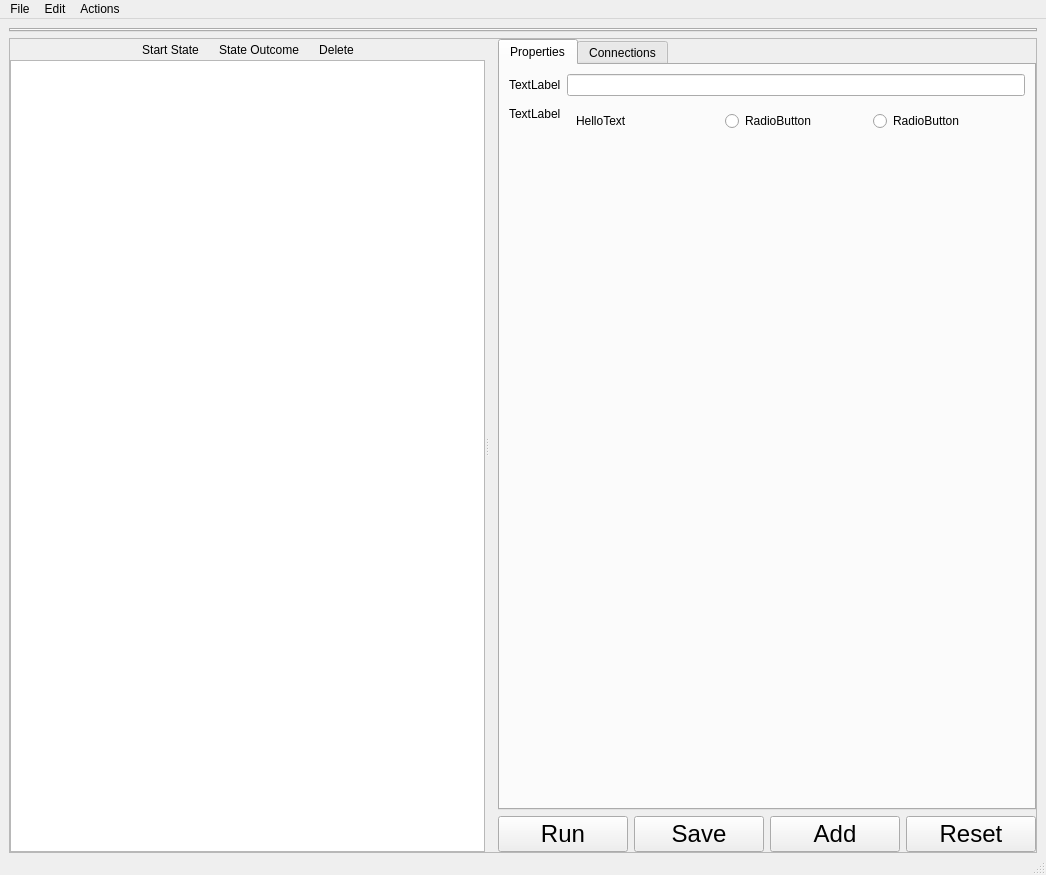
<?xml version="1.0" encoding="UTF-8"?>
<ui version="4.0">
 <class>RCommanderWindow</class>
 <widget class="QMainWindow" name="RCommanderWindow">
  <property name="geometry">
   <rect>
    <x>0</x>
    <y>0</y>
    <width>1046</width>
    <height>875</height>
   </rect>
  </property>
  <property name="windowTitle">
   <string>RCommanderWindow</string>
  </property>
  <widget class="QWidget" name="centralwidget">
   <layout class="QVBoxLayout" name="verticalLayout">
    <property name="leftMargin">
     <number>9</number>
    </property>
    <property name="topMargin">
     <number>9</number>
    </property>
    <property name="rightMargin">
     <number>9</number>
    </property>
    <property name="bottomMargin">
     <number>0</number>
    </property>
    <item>
     <widget class="QTabWidget" name="tools_box">
      <property name="sizePolicy">
       <sizepolicy hsizetype="Expanding" vsizetype="Fixed">
        <horstretch>0</horstretch>
        <verstretch>0</verstretch>
       </sizepolicy>
      </property>
      <property name="currentIndex">
       <number>-1</number>
      </property>
     </widget>
    </item>
    <item>
     <widget class="QFrame" name="frame">
      <property name="frameShape">
       <enum>QFrame::StyledPanel</enum>
      </property>
      <property name="frameShadow">
       <enum>QFrame::Raised</enum>
      </property>
      <layout class="QHBoxLayout" name="horizontalLayout_7">
       <property name="margin">
        <number>0</number>
       </property>
       <item>
        <widget class="QSplitter" name="splitter">
         <property name="orientation">
          <enum>Qt::Horizontal</enum>
         </property>
         <widget class="QWidget" name="graphics_widget" native="true">
          <layout class="QVBoxLayout" name="verticalLayout_2">
           <property name="spacing">
            <number>0</number>
           </property>
           <property name="margin">
            <number>0</number>
           </property>
           <item>
            <widget class="QWidget" name="widget_3" native="true">
             <layout class="QHBoxLayout" name="horizontalLayout">
              <property name="margin">
               <number>0</number>
              </property>
              <item>
               <spacer name="horizontalSpacer">
                <property name="orientation">
                 <enum>Qt::Horizontal</enum>
                </property>
                <property name="sizeHint" stdset="0">
                 <size>
                  <width>40</width>
                  <height>20</height>
                 </size>
                </property>
               </spacer>
              </item>
              <item>
               <widget class="QToolButton" name="start_state_button">
                <property name="text">
                 <string>Start State</string>
                </property>
                <property name="autoRaise">
                 <bool>true</bool>
                </property>
               </widget>
              </item>
              <item>
               <widget class="QToolButton" name="add_outcome_button">
                <property name="text">
                 <string>State Outcome</string>
                </property>
                <property name="checkable">
                 <bool>true</bool>
                </property>
                <property name="autoRaise">
                 <bool>true</bool>
                </property>
               </widget>
              </item>
              <item>
               <widget class="QToolButton" name="delete_button">
                <property name="toolTip">
                 <string>Delete Tool</string>
                </property>
                <property name="text">
                 <string>Delete</string>
                </property>
                <property name="icon">
                 <iconset>
                  <normaloff>../../../../../../../../u/hnguyen/svn/wg/rcommander/qt/images/delete.png</normaloff>../../../../../../../../u/hnguyen/svn/wg/rcommander/qt/images/delete.png</iconset>
                </property>
                <property name="toolButtonStyle">
                 <enum>Qt::ToolButtonTextBesideIcon</enum>
                </property>
                <property name="autoRaise">
                 <bool>true</bool>
                </property>
               </widget>
              </item>
              <item>
               <spacer name="horizontalSpacer_2">
                <property name="orientation">
                 <enum>Qt::Horizontal</enum>
                </property>
                <property name="sizeHint" stdset="0">
                 <size>
                  <width>40</width>
                  <height>20</height>
                 </size>
                </property>
               </spacer>
              </item>
             </layout>
            </widget>
           </item>
           <item>
            <widget class="QGraphicsView" name="graphicsSuperView">
             <property name="styleSheet">
              <string notr="true">QTextEdit { background: palette(base); } 
#main QAbstractScrollArea[style=&quot;mac&quot;] { border-color: #8e8e8e #bebebe #bebebe #bebebe; }
#main QAbstractScrollArea[style=&quot;cde&quot;] { border-color: #7c7c8d #9a9ab0 #9a9ab0 #8f8fa4; }
#main QAbstractScrollArea[style=&quot;motif&quot;] { border-color: #a6a6a6 #efefef #efefef #a6a6a6; }
#main QAbstractScrollArea[style=&quot;windows&quot;] { border-color: #8b8b8b transparent transparent #a7a49f; }
#main QAbstractScrollArea[style=&quot;plastique&quot;] { border-color: #8e8e8e #d5d5d5 #d5d5d5 #bebebe; }
#main QAbstractScrollArea[style=&quot;cleanlooks&quot;] { border-color: #a8a099 #dedad6 #dedad6 #c4bcb4; }
#main QAbstractScrollArea[style=&quot;windowsvista&quot;] { border-color: #abadb3 #dbdfe6 #e3e9ef #e2e3ea; }
#main QAbstractScrollArea:focus[style=&quot;windowsvista&quot;] { border-color: #3d7bad #a4c9e3 #b7d9ed #b5cfe7; }

#main #graphicsSuperView { background-color: #f2f2f2; }
#main #graphicsSuperView[style=&quot;cde&quot;] { background-color: #aaaac2; }
#main #graphicsSuperView[style=&quot;motif&quot;] { background-color: #e5e5e5; }
#main #graphicsSuperView[style=&quot;windows&quot;] { background-color: #fafafa; }
</string>
             </property>
             <property name="verticalScrollBarPolicy">
              <enum>Qt::ScrollBarAlwaysOff</enum>
             </property>
             <property name="horizontalScrollBarPolicy">
              <enum>Qt::ScrollBarAlwaysOff</enum>
             </property>
             <property name="alignment">
              <set>Qt::AlignLeading|Qt::AlignLeft|Qt::AlignTop</set>
             </property>
             <property name="renderHints">
              <set>QPainter::Antialiasing|QPainter::HighQualityAntialiasing|QPainter::SmoothPixmapTransform|QPainter::TextAntialiasing</set>
             </property>
             <property name="optimizationFlags">
              <set>QGraphicsView::DontAdjustForAntialiasing|QGraphicsView::DontClipPainter|QGraphicsView::DontSavePainterState</set>
             </property>
            </widget>
           </item>
          </layout>
         </widget>
         <widget class="QWidget" name="edit_panel" native="true">
          <layout class="QVBoxLayout" name="verticalLayout_3">
           <property name="leftMargin">
            <number>9</number>
           </property>
           <item>
            <widget class="QTabWidget" name="node_settings_tabs">
             <property name="currentIndex">
              <number>0</number>
             </property>
             <widget class="QWidget" name="properties_container">
              <attribute name="title">
               <string>Properties</string>
              </attribute>
              <layout class="QVBoxLayout" name="verticalLayout_4">
               <item>
                <widget class="QWidget" name="properties_tab" native="true">
                 <layout class="QFormLayout" name="formLayout">
                  <property name="margin">
                   <number>0</number>
                  </property>
                  <item row="0" column="0">
                   <widget class="QLabel" name="label">
                    <property name="sizePolicy">
                     <sizepolicy hsizetype="Preferred" vsizetype="Minimum">
                      <horstretch>0</horstretch>
                      <verstretch>0</verstretch>
                     </sizepolicy>
                    </property>
                    <property name="text">
                     <string>TextLabel</string>
                    </property>
                   </widget>
                  </item>
                  <item row="0" column="1">
                   <widget class="QLineEdit" name="lineEdit">
                    <property name="sizePolicy">
                     <sizepolicy hsizetype="Preferred" vsizetype="Fixed">
                      <horstretch>0</horstretch>
                      <verstretch>0</verstretch>
                     </sizepolicy>
                    </property>
                   </widget>
                  </item>
                  <item row="2" column="0">
                   <spacer name="verticalSpacer_2">
                    <property name="orientation">
                     <enum>Qt::Vertical</enum>
                    </property>
                    <property name="sizeHint" stdset="0">
                     <size>
                      <width>20</width>
                      <height>40</height>
                     </size>
                    </property>
                   </spacer>
                  </item>
                  <item row="1" column="0">
                   <widget class="QLabel" name="label_3">
                    <property name="text">
                     <string>TextLabel</string>
                    </property>
                   </widget>
                  </item>
                  <item row="1" column="1">
                   <widget class="QWidget" name="widget" native="true">
                    <layout class="QHBoxLayout" name="horizontalLayout_2">
                     <item>
                      <widget class="QLabel" name="label_4">
                       <property name="text">
                        <string>HelloText</string>
                       </property>
                      </widget>
                     </item>
                     <item>
                      <widget class="QRadioButton" name="radioButton_2">
                       <property name="text">
                        <string>RadioButton</string>
                       </property>
                      </widget>
                     </item>
                     <item>
                      <widget class="QRadioButton" name="radioButton">
                       <property name="text">
                        <string>RadioButton</string>
                       </property>
                      </widget>
                     </item>
                    </layout>
                   </widget>
                  </item>
                 </layout>
                </widget>
               </item>
               <item>
                <spacer name="verticalSpacer_3">
                 <property name="orientation">
                  <enum>Qt::Vertical</enum>
                 </property>
                 <property name="sizeHint" stdset="0">
                  <size>
                   <width>20</width>
                   <height>40</height>
                  </size>
                 </property>
                </spacer>
               </item>
              </layout>
             </widget>
             <widget class="QWidget" name="connections_tab">
              <attribute name="title">
               <string>Connections</string>
              </attribute>
              <layout class="QFormLayout" name="formLayout_4">
               <property name="fieldGrowthPolicy">
                <enum>QFormLayout::AllNonFixedFieldsGrow</enum>
               </property>
               <item row="0" column="0">
                <widget class="QLabel" name="label_2">
                 <property name="sizePolicy">
                  <sizepolicy hsizetype="Preferred" vsizetype="Minimum">
                   <horstretch>0</horstretch>
                   <verstretch>0</verstretch>
                  </sizepolicy>
                 </property>
                 <property name="text">
                  <string>TextLabel</string>
                 </property>
                </widget>
               </item>
               <item row="1" column="0">
                <spacer name="verticalSpacer">
                 <property name="orientation">
                  <enum>Qt::Vertical</enum>
                 </property>
                 <property name="sizeHint" stdset="0">
                  <size>
                   <width>20</width>
                   <height>40</height>
                  </size>
                 </property>
                </spacer>
               </item>
               <item row="0" column="1">
                <widget class="QComboBox" name="comboBox">
                 <item>
                  <property name="text">
                   <string>preempted</string>
                  </property>
                 </item>
                 <item>
                  <property name="text">
                   <string>aborted</string>
                  </property>
                 </item>
                 <item>
                  <property name="text">
                   <string>succeeded</string>
                  </property>
                 </item>
                </widget>
               </item>
              </layout>
             </widget>
            </widget>
           </item>
           <item>
            <widget class="QWidget" name="behavior_properties_buttons_box" native="true">
             <layout class="QHBoxLayout" name="horizontalLayout_6">
              <property name="margin">
               <number>0</number>
              </property>
              <item>
               <widget class="QPushButton" name="run_button">
                <property name="sizePolicy">
                 <sizepolicy hsizetype="Minimum" vsizetype="Fixed">
                  <horstretch>0</horstretch>
                  <verstretch>0</verstretch>
                 </sizepolicy>
                </property>
                <property name="font">
                 <font>
                  <pointsize>18</pointsize>
                  <weight>50</weight>
                  <bold>false</bold>
                  <kerning>true</kerning>
                 </font>
                </property>
                <property name="text">
                 <string>Run</string>
                </property>
               </widget>
              </item>
              <item>
               <widget class="QPushButton" name="save_button">
                <property name="sizePolicy">
                 <sizepolicy hsizetype="Minimum" vsizetype="Fixed">
                  <horstretch>0</horstretch>
                  <verstretch>0</verstretch>
                 </sizepolicy>
                </property>
                <property name="font">
                 <font>
                  <pointsize>18</pointsize>
                  <weight>50</weight>
                  <bold>false</bold>
                  <kerning>true</kerning>
                 </font>
                </property>
                <property name="text">
                 <string>Save</string>
                </property>
               </widget>
              </item>
              <item>
               <widget class="QPushButton" name="add_button">
                <property name="font">
                 <font>
                  <pointsize>18</pointsize>
                 </font>
                </property>
                <property name="text">
                 <string>Add</string>
                </property>
               </widget>
              </item>
              <item>
               <widget class="QPushButton" name="reset_button">
                <property name="font">
                 <font>
                  <pointsize>18</pointsize>
                 </font>
                </property>
                <property name="text">
                 <string>Reset</string>
                </property>
               </widget>
              </item>
             </layout>
            </widget>
           </item>
          </layout>
         </widget>
        </widget>
       </item>
      </layout>
     </widget>
    </item>
   </layout>
  </widget>
  <widget class="QMenuBar" name="menubar">
   <property name="geometry">
    <rect>
     <x>0</x>
     <y>0</y>
     <width>1046</width>
     <height>23</height>
    </rect>
   </property>
   <widget class="QMenu" name="menuFile">
    <property name="title">
     <string>File</string>
    </property>
    <addaction name="actionNew"/>
    <addaction name="action_open"/>
    <addaction name="separator"/>
    <addaction name="action_save"/>
    <addaction name="action_save_as"/>
    <addaction name="separator"/>
    <addaction name="action_quit"/>
   </widget>
   <widget class="QMenu" name="menuEdit">
    <property name="title">
     <string>Edit</string>
    </property>
   </widget>
   <widget class="QMenu" name="menuActions">
    <property name="title">
     <string>Actions</string>
    </property>
    <addaction name="action_Run"/>
    <addaction name="action_stop"/>
   </widget>
   <addaction name="menuFile"/>
   <addaction name="menuEdit"/>
   <addaction name="menuActions"/>
  </widget>
  <widget class="QStatusBar" name="statusbar"/>
  <action name="actionOpen">
   <property name="text">
    <string>New</string>
   </property>
  </action>
  <action name="actionSave">
   <property name="text">
    <string>Save</string>
   </property>
  </action>
  <action name="actionNew">
   <property name="text">
    <string>&amp;New</string>
   </property>
   <property name="shortcut">
    <string>Ctrl+N</string>
   </property>
  </action>
  <action name="action_open">
   <property name="text">
    <string>&amp;Open</string>
   </property>
  </action>
  <action name="action_save">
   <property name="text">
    <string>&amp;Save</string>
   </property>
   <property name="shortcut">
    <string>Ctrl+S</string>
   </property>
  </action>
  <action name="action_save_as">
   <property name="text">
    <string>Save &amp;As</string>
   </property>
  </action>
  <action name="actionClose">
   <property name="text">
    <string>&amp;Close</string>
   </property>
  </action>
  <action name="action_quit">
   <property name="text">
    <string>&amp;Quit</string>
   </property>
   <property name="shortcut">
    <string>Ctrl+Q</string>
   </property>
  </action>
  <action name="actionCut">
   <property name="text">
    <string>Cu&amp;t</string>
   </property>
  </action>
  <action name="actionPaste">
   <property name="text">
    <string>Paste</string>
   </property>
  </action>
  <action name="actionCopy">
   <property name="text">
    <string>&amp;Copy</string>
   </property>
  </action>
  <action name="actionPaste0">
   <property name="text">
    <string>&amp;Paste</string>
   </property>
  </action>
  <action name="action_Run">
   <property name="text">
    <string>&amp;Run</string>
   </property>
   <property name="shortcut">
    <string>Ctrl+R</string>
   </property>
  </action>
  <action name="action_stop">
   <property name="text">
    <string>&amp;Stop</string>
   </property>
   <property name="shortcut">
    <string>Ctrl+X</string>
   </property>
  </action>
 </widget>
 <resources>
  <include location="qt/resources.qrc"/>
  <include location="../../../../../../u/hnguyen/svn/wg/rcommander/qt/resources.qrc"/>
 </resources>
 <connections/>
</ui>
